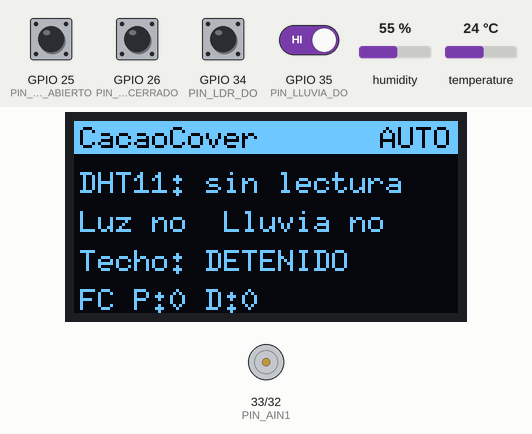
Simulated run of this program. Board: ESP32. Shown: 128×64 one-colour display, motor-driver pin pairs drawn as motors (green arrow = first pin HIGH = forward, orange = second pin HIGH = backward, longer = more drive, scaled by the enable pin). Inputs (shaded band) come from the test bench; at power-on: GPIO 25 (PIN_FC_ABIERTO), GPIO 26 (PIN_FC_CERRADO), GPIO 34 (PIN_LDR_DO), GPIO 35 (PIN_LLUVIA_DO) HIGH, humidity 55 %, temperature 24 °C. What the program prints to the serial monitor is not drawn.

Above: at 1.6 s.
1.7 s: GPIO 35 (PIN_LLUVIA_DO) driven LOW
At 5.2 s:
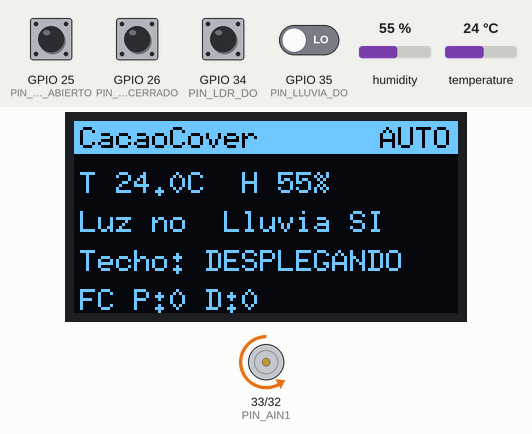
5.8 s: GPIO 26 (PIN_FC_CERRADO) pulled LOW for 1 s
At 6.7 s:
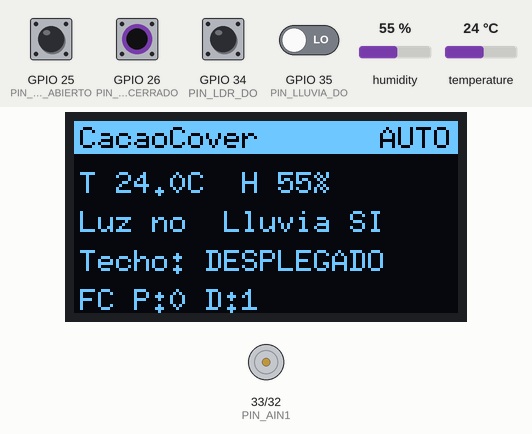
8.9 s: GPIO 26 (PIN_FC_CERRADO) pulled LOW for 0.15 s
At 9.11 s:
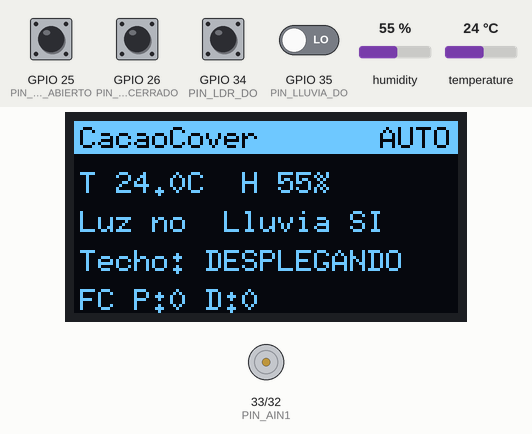
9.6 s: humidity set to 22 %
At 13.2 s:
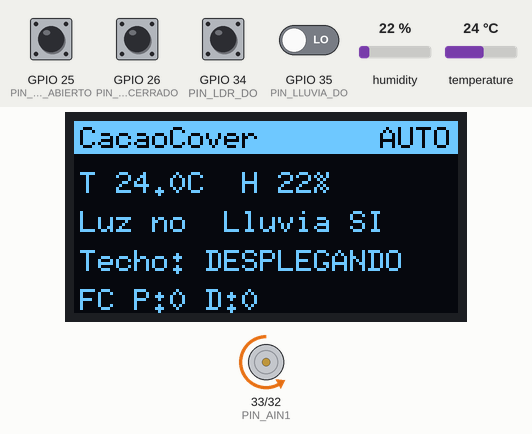
13.5 s: temperature set to 2 °C
At 15.7 s:
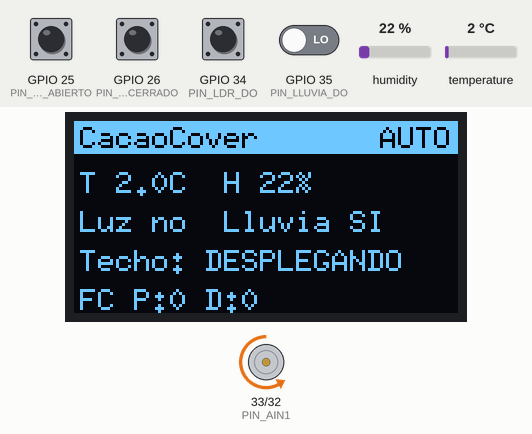
22.1 s: GPIO 25 (PIN_FC_ABIERTO) pulled LOW for 1 s
At 23.9 s:
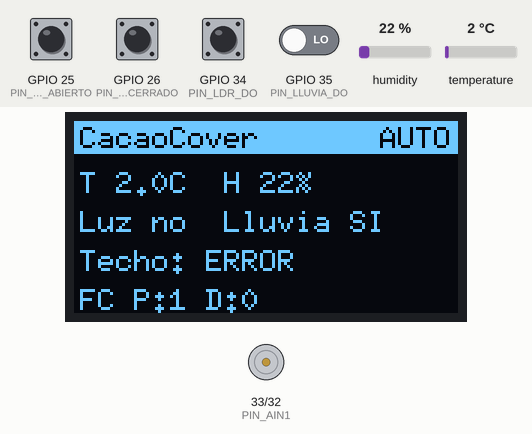
Timing chart, 0 to 25.4 s (numbered marks = the images above; inputs shaded):
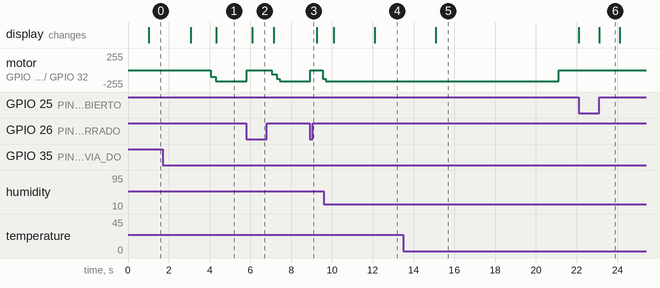

Measured:
- after the input at 1.7 s, motor on GPIO 33 (PIN_AIN1) / GPIO 32 (PIN_AIN2): stopped → backward 100/255 after 2.4 s, → backward 169/255 0.25 s later; the display: first differs from a run without the input after 2.6 s (image 1)
- after the input at 5.8 s, motor on GPIO 33 (PIN_AIN1) / GPIO 32 (PIN_AIN2): backward 169/255 → stopped at once, → backward 64/255 1.2 s later, → backward 128/255 0.22 s later, → backward 169/255 0.15 s later; the display: changes after 0.28 s (image 2)
- after the input at 8.9 s, motor on GPIO 33 (PIN_AIN1) / GPIO 32 (PIN_AIN2): backward 169/255 → stopped at once, → backward 128/255 0.61 s later
- after the input at 9.6 s, the display: first differs from a run without the input after 2.5 s (image 4)
- after the input at 13.5 s, the display: changes after 1.6 s (image 5)
- after the input at 22.1 s, the display: first differs from a run without the input after 1.0 s (image 6)
- what the display in image 6 shows lasts 1.0 s, from 23.1 s to 24.1 s

The program:

main.cpp
```cpp
#include <Arduino.h>

#include "control/sistema.h"
#include "pantalla/oled.h"
#include "sensores/sensores.h"
#include "serie/protocolo.h"

void setup() {
  sistemaIniciar();  // primero: deja el motor apagado
  serieIniciar();
  sensoresIniciar();
  oledIniciar();
}

void loop() {
  const uint32_t ahora = millis();
  sensoresActualizar(ahora);
  sistemaActualizar(ahora);
  serieActualizar(ahora);
  oledActualizar(ahora);
  delay(5);
}
```

motor.cpp
```cpp
#include "motor.h"

#include <Arduino.h>

#include "config.h"

namespace {
DirMotor dirActual = DirMotor::Detenido;
int pwmObjetivo = 0;
uint32_t inicioMs = 0;

// El núcleo ESP32 3.x (el de Arduino IDE) maneja el PWM por pin; el 2.x (PlatformIO), por canal.
void pwmIniciar() {
#if ESP_ARDUINO_VERSION_MAJOR >= 3
  ledcAttachChannel(PIN_PWMA, PWM_FRECUENCIA_HZ, PWM_RESOLUCION_BITS, PWM_CANAL);
#else
  ledcSetup(PWM_CANAL, PWM_FRECUENCIA_HZ, PWM_RESOLUCION_BITS);
  ledcAttachPin(PIN_PWMA, PWM_CANAL);
#endif
}

void pwmEscribir(uint32_t ciclo) {
#if ESP_ARDUINO_VERSION_MAJOR >= 3
  ledcWrite(PIN_PWMA, ciclo);
#else
  ledcWrite(PWM_CANAL, ciclo);
#endif
}
}  // namespace

void motorIniciar() {
  // Entradas en bajo antes de activar el PWM. STBY va fijo a 3V3 en este circuito.
  pinMode(PIN_AIN1, OUTPUT);
  pinMode(PIN_AIN2, OUTPUT);
  digitalWrite(PIN_AIN1, LOW);
  digitalWrite(PIN_AIN2, LOW);
  pwmIniciar();
  pwmEscribir(0);
}

void motorMover(DirMotor dir, int pwm) {
#if MOTOR_HABILITADO
  if (dir == DirMotor::Detenido) {
    motorDetener();
    return;
  }
  // Invertir de golpe genera un pico de corriente que puede reiniciar el ESP32.
  if (dirActual != DirMotor::Detenido) {
    motorDetener();
    delay(PAUSA_INVERSION_MS);
  }
  const bool ain1 = (dir == DirMotor::Plegar) != MOTOR_INVERTIDO;
  digitalWrite(PIN_AIN1, ain1 ? HIGH : LOW);
  digitalWrite(PIN_AIN2, ain1 ? LOW : HIGH);
  pwmObjetivo = constrain(pwm, 0, PWM_MAX);
  inicioMs = millis();
  dirActual = dir;
#else
  (void)dir;
  (void)pwm;
#endif
}

void motorActualizar(uint32_t ahoraMs) {
  if (dirActual == DirMotor::Detenido) return;
  // Rampa: sube de 0 al PWM elegido para evitar el pico de corriente al arrancar.
  const uint32_t t = ahoraMs - inicioMs;
  pwmEscribir(t >= RAMPA_MS ? pwmObjetivo : pwmObjetivo * t / RAMPA_MS);
}

void motorDetener() {
  pwmEscribir(0);
  digitalWrite(PIN_AIN1, LOW);
  digitalWrite(PIN_AIN2, LOW);
  dirActual = DirMotor::Detenido;
}

DirMotor motorDireccion() { return dirActual; }
```

motor.h
```cpp
#pragma once
#include <stdint.h>

#include "../control/estado.h"

void motorIniciar();
// Fija la dirección; la velocidad sube en rampa con motorActualizar().
void motorMover(DirMotor dir, int pwm);
void motorActualizar(uint32_t ahoraMs);
void motorDetener();
DirMotor motorDireccion();
```

clasificacion.h
```cpp
#pragma once
#include "estado.h"

// Regla pura: se puede probar sin hardware.
inline EstadoTecho clasificarTecho(bool fcPlegado, bool fcDesplegado, DirMotor dir, bool atasco) {
  if ((fcPlegado && fcDesplegado) || atasco) return EstadoTecho::Error;
  if (dir == DirMotor::Plegar) return EstadoTecho::Plegando;
  if (dir == DirMotor::Desplegar) return EstadoTecho::Desplegando;
  if (fcPlegado) return EstadoTecho::Plegado;
  if (fcDesplegado) return EstadoTecho::Desplegado;
  return EstadoTecho::Detenido;  // a medio camino: posición desconocida
}

inline const char *textoTecho(EstadoTecho e) {
  switch (e) {
    case EstadoTecho::Plegado: return "PLEGADO";
    case EstadoTecho::Desplegado: return "DESPLEGADO";
    case EstadoTecho::Plegando: return "PLEGANDO";
    case EstadoTecho::Desplegando: return "DESPLEGANDO";
    case EstadoTecho::Detenido: return "DETENIDO";
    default: return "ERROR";
  }
}
```

estado.h
```cpp
#pragma once
#include <stdint.h>

// Datos del sistema, sin dependencias de hardware.

enum class Modo : uint8_t { Auto, Manual };
enum class DirMotor : uint8_t { Detenido, Plegar, Desplegar };
enum class EstadoTecho : uint8_t { Plegado, Desplegado, Plegando, Desplegando, Detenido, Error };

struct Umbrales {
  int motorMaxS = 12;
  int pwm = 170;  // de 255
  int esperaAccionS = 60;
  int secoParaAbrirMin = 15;
  int manualTimeoutMin = 30;
  bool lluviaManda = true;
};

struct Lecturas {
  bool dhtOk = false;
  float temp = 0, hum = 0;
  bool hayLuz = false;
  bool mojado = false;
  bool fcPlegado = false;
  bool fcDesplegado = false;
};
```

filtro.h
```cpp
#pragma once
#include <stdint.h>

// El valor solo cambia tras mantenerse estable un tiempo. Permite activar rápido y liberar lento.
class FiltroEstable {
 public:
  FiltroEstable(uint32_t msActivar, uint32_t msLiberar) : msActivar_(msActivar), msLiberar_(msLiberar) {}

  bool actualizar(bool entrada, uint32_t ahoraMs) {
    if (!iniciado_) {
      iniciado_ = true;
      valor_ = entrada;
      desde_ = ahoraMs;
    }
    if (entrada == valor_) {
      desde_ = ahoraMs;
    } else if (ahoraMs - desde_ >= (entrada ? msActivar_ : msLiberar_)) {
      valor_ = entrada;
      desde_ = ahoraMs;
    }
    return valor_;
  }

 private:
  uint32_t msActivar_, msLiberar_;
  uint32_t desde_ = 0;
  bool valor_ = false;
  bool iniciado_ = false;
};
```

logica.cpp
```cpp
#include "logica.h"

void ControlTecho::iniciar(DirMotor d, Razon r) {
  dir_ = d;
  razon_ = r;
  inicioMs_ = e_.ahoraMs;
  tMs_ = 0;
}

void ControlTecho::parar() {
  dir_ = DirMotor::Detenido;
  ultimaAccionMs_ = e_.ahoraMs;
}

bool ControlTecho::llegoAlFinal() const {
  return (dir_ == DirMotor::Plegar && e_.fcPlegado) || (dir_ == DirMotor::Desplegar && e_.fcDesplegado);
}

DirMotor ControlTecho::actualizar(const Entradas &e) {
  e_ = e;
  if (e.fcPlegado || e.fcDesplegado) sinPosicionArranque_ = false;
  if (e.mojado) {
    huboLluvia_ = true;
    ultimaLluviaMs_ = e.ahoraMs;
  }

  // Ambos finales activos (o un cable suelto en NC): nada se mueve hasta que se resuelva.
  if (e.fcPlegado && e.fcDesplegado) {
    if (dir_ != DirMotor::Detenido) parar();
    razon_ = Razon::Finales;
    return dir_;
  }

  if (dir_ != DirMotor::Detenido) {
    tMs_ = e.ahoraMs - inicioMs_;
    if (llegoAlFinal()) {
      parar();
      ciclos_++;
    } else if (tMs_ > static_cast<uint32_t>(u_.motorMaxS) * 1000) {
      parar();
      atasco_ = true;
      razon_ = Razon::Atasco;
    }
  }

  if (modo_ == Modo::Manual && e.ahoraMs - manualDesdeMs_ >= static_cast<uint32_t>(u_.manualTimeoutMin) * 60000) {
    modo_ = Modo::Auto;
    if (dir_ == DirMotor::Detenido) razon_ = Razon::VueltaAuto;
  }

  decidirAutomatico();
  return dir_;
}

void ControlTecho::decidirAutomatico() {
  if (atasco_) return;
  const bool enEspera = e_.ahoraMs - ultimaAccionMs_ < static_cast<uint32_t>(u_.esperaAccionS) * 1000;
  // Tras pulsar Detener, ni la lluvia reanuda el motor durante la espera: la persona está interviniendo.
  if (pausaPorDetener_ && !enEspera) pausaPorDetener_ = false;
  if (pausaPorDetener_) return;

  // La lluvia no respeta la espera y puede invertir un plegado en curso.
  if (e_.mojado && (u_.lluviaManda || modo_ == Modo::Auto)) {
    if (!e_.fcDesplegado && dir_ != DirMotor::Desplegar) iniciar(DirMotor::Desplegar, Razon::Lluvia);
    return;
  }

  if (modo_ != Modo::Auto || dir_ != DirMotor::Detenido || sinPosicionArranque_ || enEspera) return;

  // De noche se cierra: el rocío vuelve a mojar el cacao.
  if (!e_.hayLuz) {
    if (!e_.fcDesplegado) iniciar(DirMotor::Desplegar, Razon::Noche);
    return;
  }
  const bool secoSuficiente = !huboLluvia_ || e_.ahoraMs - ultimaLluviaMs_ >= static_cast<uint32_t>(u_.secoParaAbrirMin) * 60000;
  if (secoSuficiente && !e_.fcPlegado) iniciar(DirMotor::Plegar, Razon::Favorable);
}

ResultadoComando ControlTecho::comando(Accion a) {
  if (a == Accion::Detener) {
    if (dir_ != DirMotor::Detenido) {
      parar();
      razon_ = Razon::DetenidoManual;
      pausaPorDetener_ = true;
    }
    return ResultadoComando::Aceptado;
  }
  if (e_.fcPlegado && e_.fcDesplegado) return ResultadoComando::FalloFinales;
  if (a == Accion::Plegar && e_.mojado && u_.lluviaManda) return ResultadoComando::LluviaActiva;
  if ((a == Accion::Plegar && e_.fcPlegado) || (a == Accion::Desplegar && e_.fcDesplegado)) return ResultadoComando::YaEnPosicion;
  cambiarModo(Modo::Manual);
  atasco_ = false;
  pausaPorDetener_ = false;
  sinPosicionArranque_ = false;
  if (a == Accion::Plegar) iniciar(DirMotor::Plegar, Razon::PlegadoManual);
  else iniciar(DirMotor::Desplegar, Razon::DesplegadoManual);
  return ResultadoComando::Aceptado;
}

void ControlTecho::cambiarModo(Modo m) {
  if (m == Modo::Manual) manualDesdeMs_ = e_.ahoraMs;  // cada acción manual renueva el plazo
  modo_ = m;
}

uint32_t ControlTecho::segundosManualRestantes() const {
  if (modo_ != Modo::Manual) return 0;
  const uint32_t total = static_cast<uint32_t>(u_.manualTimeoutMin) * 60;
  const uint32_t pasado = (e_.ahoraMs - manualDesdeMs_) / 1000;
  return pasado >= total ? 0 : total - pasado;
}

const char *textoRazon(Razon r) {
  switch (r) {
    case Razon::Lluvia: return "Cerrado por lluvia";
    case Razon::Noche: return "Cerrado por la noche";
    case Razon::Favorable: return "Abierto: sin lluvia y con luz";
    case Razon::PlegadoManual: return "Abierto manualmente";
    case Razon::DesplegadoManual: return "Cerrado manualmente";
    case Razon::DetenidoManual: return "Detenido manualmente";
    case Razon::Atasco: return "Detenido: tiempo máximo sin llegar al final";
    case Razon::Finales: return "Fallo: ambos finales activos o desconectados";
    case Razon::VueltaAuto: return "Volvió a Automático por tiempo";
    default: return "";
  }
}
```

logica.h
```cpp
#pragma once
#include <stddef.h>
#include <stdint.h>

#include "estado.h"

// Máquina de estados del techo. Código puro: docs/seguridad.md y test/test_control.
// Plegado = techo abierto (cacao al sol); desplegado = techo cerrado.

enum class Accion : uint8_t { Plegar, Desplegar, Detener };
enum class ResultadoComando : uint8_t { Aceptado, MotorDeshabilitado, FalloFinales, LluviaActiva, YaEnPosicion };
enum class Razon : uint8_t { Ninguna, Lluvia, Noche, Favorable, PlegadoManual, DesplegadoManual, DetenidoManual, Atasco, Finales, VueltaAuto };

struct Entradas {
  uint32_t ahoraMs = 0;
  bool mojado = false;
  bool hayLuz = false;
  bool fcPlegado = false;
  bool fcDesplegado = false;
};

class ControlTecho {
 public:
  explicit ControlTecho(const Umbrales &u) : u_(u) {}

  // Devuelve la dirección que debe tener el motor.
  DirMotor actualizar(const Entradas &e);
  // Plegar o desplegar pasan a modo Manual; Detener se acepta siempre.
  ResultadoComando comando(Accion a);
  void cambiarModo(Modo m);

  DirMotor dir() const { return dir_; }
  Modo modo() const { return modo_; }
  Razon razon() const { return razon_; }
  bool atasco() const { return atasco_; }
  uint32_t ciclos() const { return ciclos_; }
  float tiempoS() const { return tMs_ / 1000.0f; }
  // Segundos para volver a Automático; 0 si no está en Manual.
  uint32_t segundosManualRestantes() const;

 private:
  void iniciar(DirMotor d, Razon r);
  void parar();
  bool llegoAlFinal() const;
  void decidirAutomatico();

  Umbrales u_;
  Entradas e_;
  DirMotor dir_ = DirMotor::Detenido;
  Modo modo_ = Modo::Auto;
  Razon razon_ = Razon::Ninguna;
  bool atasco_ = false;
  bool sinPosicionArranque_ = true;
  bool pausaPorDetener_ = false;
  bool huboLluvia_ = false;
  uint32_t ultimaLluviaMs_ = 0;
  uint32_t ciclos_ = 0;
  uint32_t inicioMs_ = 0;
  uint32_t tMs_ = 0;
  uint32_t ultimaAccionMs_ = 0;
  uint32_t manualDesdeMs_ = 0;
};

const char *textoRazon(Razon r);
```

sistema.cpp
```cpp
#include "sistema.h"

#include <Arduino.h>

#include "../actuadores/motor.h"
#include "../sensores/sensores.h"
#include "config.h"

namespace {
Umbrales umbrales;
ControlTecho control(umbrales);
}  // namespace

void sistemaIniciar() { motorIniciar(); }

void sistemaActualizar(uint32_t ahoraMs) {
  const Lecturas &l = sensoresLecturas();
  Entradas e;
  e.ahoraMs = ahoraMs;
  e.mojado = l.mojado;
  e.hayLuz = l.hayLuz;
  e.fcPlegado = l.fcPlegado;
  e.fcDesplegado = l.fcDesplegado;
  const DirMotor dir = control.actualizar(e);
  if (dir != motorDireccion()) motorMover(dir, umbrales.pwm);
  motorActualizar(ahoraMs);
}

ResultadoComando sistemaComando(Accion a) {
  if (!MOTOR_HABILITADO && a != Accion::Detener) return ResultadoComando::MotorDeshabilitado;
  return control.comando(a);
}

void sistemaCambiarModo(Modo m) { control.cambiarModo(m); }

const Umbrales &sistemaUmbrales() { return umbrales; }

FotoSistema sistemaFoto() {
  FotoSistema f;
  f.modo = control.modo();
  f.dir = control.dir();
  f.tiempoS = control.tiempoS();
  f.ciclos = control.ciclos();
  f.atasco = control.atasco();
  f.manualRestanteS = control.segundosManualRestantes();
  f.razon = control.razon();
  return f;
}
```

sistema.h
```cpp
#pragma once
#include <stdint.h>

#include "estado.h"
#include "logica.h"

// Une la lógica con el hardware.

struct FotoSistema {
  Modo modo;
  DirMotor dir;
  float tiempoS;
  uint32_t ciclos;
  bool atasco;
  uint32_t manualRestanteS;
  Razon razon;
};

void sistemaIniciar();
void sistemaActualizar(uint32_t ahoraMs);

ResultadoComando sistemaComando(Accion a);
void sistemaCambiarModo(Modo modo);

const Umbrales &sistemaUmbrales();
FotoSistema sistemaFoto();
```

oled.cpp
```cpp
#include "oled.h"

#include <U8g2lib.h>
#include <Wire.h>

#include "../control/clasificacion.h"
#include "../control/sistema.h"
#include "../sensores/sensores.h"
#include "config.h"

namespace {
U8G2_SH1106_128X64_NONAME_F_HW_I2C pantalla(U8G2_R0, U8X8_PIN_NONE);
uint32_t ultima = 0;
}  // namespace

void oledIniciar() {
  Wire.begin(PIN_SDA, PIN_SCL);
  pantalla.setI2CAddress(OLED_DIRECCION * 2);  // U8g2 usa la dirección de 8 bits
  pantalla.begin();
  pantalla.setFont(u8g2_font_6x10_tf);
}

void oledActualizar(uint32_t ahoraMs) {
  if (ahoraMs - ultima < PERIODO_OLED_MS) return;
  ultima = ahoraMs;
  const Lecturas &l = sensoresLecturas();
  const FotoSistema f = sistemaFoto();
  char txt[24];

  pantalla.clearBuffer();
  pantalla.drawBox(0, 0, 128, 11);
  pantalla.setDrawColor(0);
  pantalla.drawStr(2, 9, "CacaoCover");
  pantalla.drawStr(f.modo == Modo::Auto ? 102 : 90, 9, f.modo == Modo::Auto ? "AUTO" : "MANUAL");
  pantalla.setDrawColor(1);
  if (l.dhtOk) snprintf(txt, sizeof(txt), "T %.1fC  H %.0f%%", l.temp, l.hum);
  else snprintf(txt, sizeof(txt), "DHT11: sin lectura");
  pantalla.drawStr(2, 24, txt);
  snprintf(txt, sizeof(txt), "Luz %s  Lluvia %s", l.hayLuz ? "si" : "no", l.mojado ? "SI" : "no");
  pantalla.drawStr(2, 37, txt);
  pantalla.drawStr(2, 50, "Techo:");
  pantalla.drawStr(44, 50, textoTecho(clasificarTecho(l.fcPlegado, l.fcDesplegado, f.dir, f.atasco)));
  snprintf(txt, sizeof(txt), "FC P:%d D:%d", l.fcPlegado, l.fcDesplegado);
  pantalla.drawStr(2, 63, txt);
  pantalla.sendBuffer();
}
```

oled.h
```cpp
#pragma once
#include <stdint.h>

void oledIniciar();
void oledActualizar(uint32_t ahoraMs);
```

sensores.cpp
```cpp
#include "sensores.h"

#include <Arduino.h>
#include <DHT.h>

#include "../control/filtro.h"
#include "config.h"

namespace {
constexpr uint8_t FALLOS_PARA_ALERTA = 3;  // el DHT11 pierde lecturas sueltas

DHT dht(PIN_DHT, DHT11);
Lecturas lect;
FiltroEstable filtroFcPlegado(FILTRO_FC_MS, FILTRO_FC_MS);
FiltroEstable filtroFcDesplegado(FILTRO_FC_MS, FILTRO_FC_MS);
FiltroEstable filtroLluvia(FILTRO_LLUVIA_ACTIVA_MS, FILTRO_LLUVIA_LIBERA_MS);
FiltroEstable filtroLuz(FILTRO_LUZ_MS, FILTRO_LUZ_MS);
uint32_t ultimoDht = 0;
uint8_t fallosDht = 0;

void leerDht() {
  const float t = dht.readTemperature();
  const float h = dht.readHumidity();
  if (isnan(t) || isnan(h)) {
    if (fallosDht < FALLOS_PARA_ALERTA && ++fallosDht == FALLOS_PARA_ALERTA) lect.dhtOk = false;
    return;
  }
  fallosDht = 0;
  lect.dhtOk = true;
  lect.temp = t;
  lect.hum = h;
}

bool finalActivo(uint8_t pin) { return (digitalRead(pin) == HIGH) == FC_CONTACTO_NC; }

void leerDigitales(uint32_t ahoraMs) {
  lect.fcPlegado = filtroFcPlegado.actualizar(finalActivo(PIN_FC_ABIERTO), ahoraMs);
  lect.fcDesplegado = filtroFcDesplegado.actualizar(finalActivo(PIN_FC_CERRADO), ahoraMs);
  lect.mojado = filtroLluvia.actualizar((digitalRead(PIN_LLUVIA_DO) == LOW) == LLUVIA_MOJADO_EN_BAJO, ahoraMs);
  lect.hayLuz = filtroLuz.actualizar((digitalRead(PIN_LDR_DO) == LOW) == LDR_LUZ_EN_BAJO, ahoraMs);
}
}  // namespace

void sensoresIniciar() {
  pinMode(PIN_FC_ABIERTO, INPUT_PULLUP);
  pinMode(PIN_FC_CERRADO, INPUT_PULLUP);
  // GPIO34 y 35 son solo entrada: el pull-up lo pone el módulo.
  pinMode(PIN_LDR_DO, INPUT);
  pinMode(PIN_LLUVIA_DO, INPUT);
  dht.begin();
  leerDigitales(millis());
}

void sensoresActualizar(uint32_t ahoraMs) {
  leerDigitales(ahoraMs);
  if (ahoraMs - ultimoDht >= PERIODO_DHT_MS) {
    ultimoDht = ahoraMs;
    leerDht();
  }
}

const Lecturas &sensoresLecturas() { return lect; }
```

sensores.h
```cpp
#pragma once
#include "../control/estado.h"

// Lee todos los sensores respetando sus frecuencias. Llamar en cada vuelta del bucle.
void sensoresIniciar();
void sensoresActualizar(uint32_t ahoraMs);
const Lecturas &sensoresLecturas();
```

protocolo.h
```cpp
#pragma once
#include <stdint.h>

// Comunicación con el backend por USB: una línea JSON por mensaje. Ver docs/protocolo-serie.md.
void serieIniciar();
void serieActualizar(uint32_t ahoraMs);
```

Source omitted: protocolo.cpp (6273 bytes), config.h (2076 bytes)
